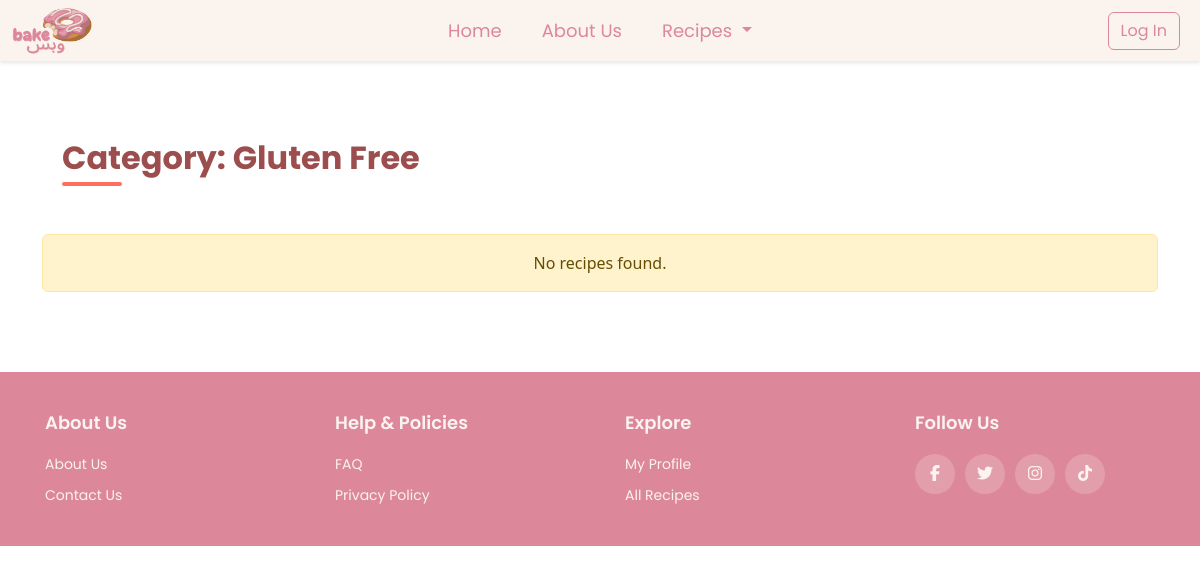
The page /recipes.php?category=gluten-free on the database as committed earlier.
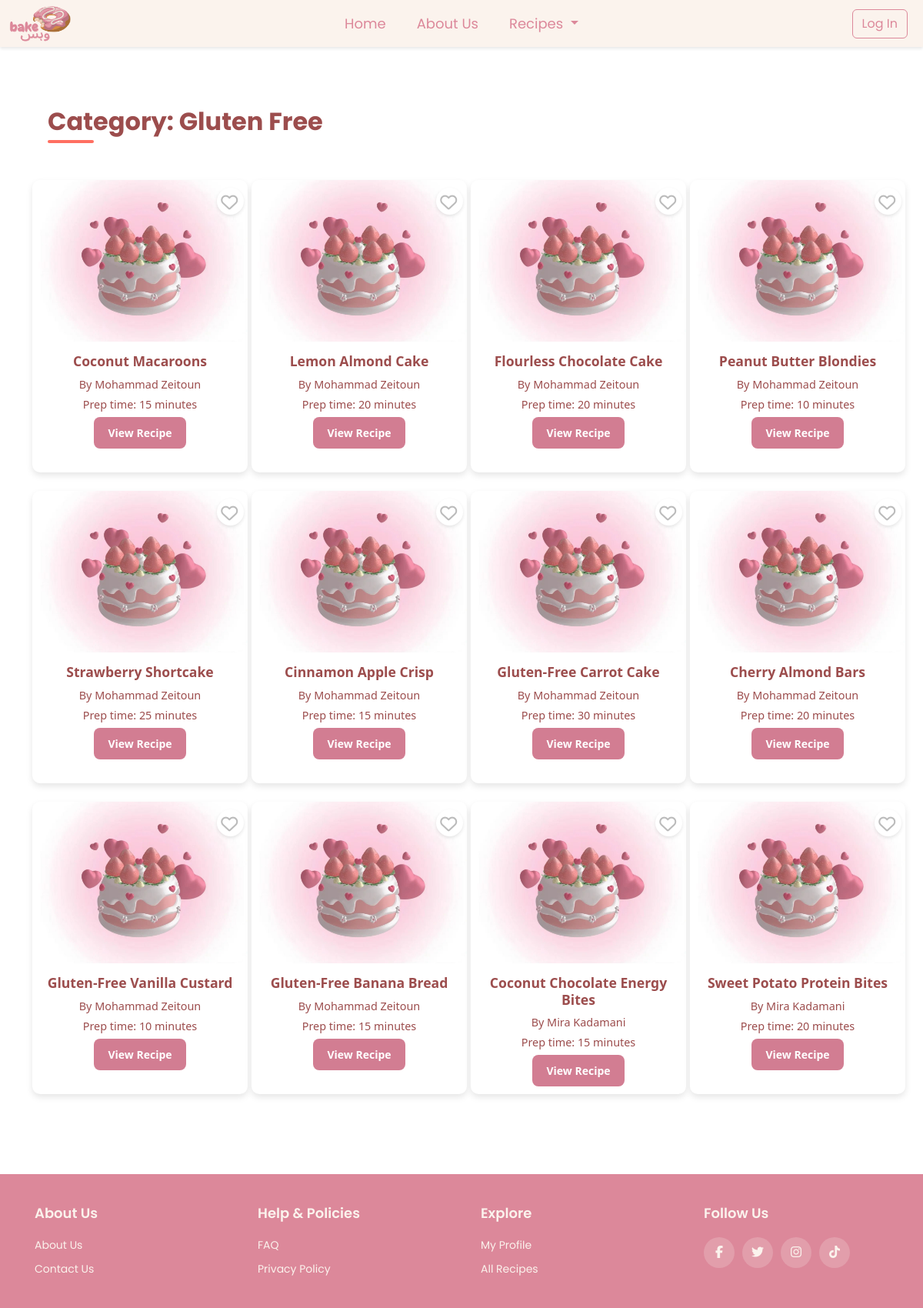
The same page on the database as committed later.
### tables this page shows
CREATE TABLE `recipe` (
  `id` int(11) NOT NULL,
  `name` varchar(255) NOT NULL,
  `description` text DEFAULT NULL,
  `category` varchar(100) NOT NULL,
  `prep_time` int(11) DEFAULT NULL,
  `cook_time` int(11) DEFAULT NULL,
  `servings` int(11) DEFAULT NULL,
  `difficulty` enum('Easy','Medium','Hard') NOT NULL DEFAULT 'Easy',
  `image` varchar(255) DEFAULT NULL,
  `ingredients` text DEFAULT NULL,
  `steps` text DEFAULT NULL,
  `user` varchar(255) DEFAULT NULL,
  `created_at` timestamp NOT NULL DEFAULT current_timestamp(),
  `user_id` int(11) NOT NULL
);

### recipes.php (the view, shortened to what this page needs)
<?php
require_once 'config.php';
$isLoggedIn = isset($_SESSION['user_id']);
$query = "SELECT * FROM recipe";
$params = [];
if (isset($_GET['search'])) {
    $query .= " WHERE name LIKE :search";
    $params[':search'] = '%' . $_GET['search'] . '%';
} elseif (isset($_GET['category'])) {
    $query .= " WHERE category LIKE :category";
    $params[':category'] = '%' . $_GET['category'] . '%';
}
$stmt = $con->prepare($query);
$stmt->execute($params);
$recipes = $stmt->fetchAll(PDO::FETCH_ASSOC);
?>
<!DOCTYPE html>
<html lang="en">
<head>
    <link rel="stylesheet" href="https://cdnjs.cloudflare.com/ajax/libs/font-awesome/6.4.2/css/all.min.css">
    <link href="https://cdn.jsdelivr.net/npm/bootstrap@5.3.2/dist/css/bootstrap.min.css" rel="stylesheet">
</head>
<body>
<nav class="navbar custom-navbar sticky-top">
    <div class="container-fluid">
        <a class="navbar-brand" href="index.php">
            <img src="images/final.png" alt="Website Logo" width="80" height="50" class="d-inline-block align-text-top">
        </a>
        <ul class="navbar-nav d-flex flex-row">
            <li class="nav-item me-3">
                <a class="nav-link" href="index.php">Home</a>
            </li>
            <li class="nav-item me-3">
                <a class="nav-link" href="about us.html">About Us</a>
            </li>
            <li class="nav-item dropdown me-3">
                <a class="nav-link dropdown-toggle" href="#" role="button" data-bs-toggle="dropdown" aria-expanded="false">
                    Recipes
                </a>
            </li>
        </ul>
        <div class="d-flex">
            <?php if (!$isLoggedIn): ?>
                <button class="btn btn-outline-danger me-2" onclick="window.location.href='login.php'">Log In</button>
            <?php endif; ?>
        </div>
    </div>
</nav>
<div class="container mt-5">
    <h2 class="category-title text-center mb-5">
        <?php
        if (isset($_GET['search'])) {
            echo "Search Results for: " . htmlspecialchars($_GET['search']);
        } elseif (isset($_GET['category'])) {
            echo "Category: " . htmlspecialchars(ucwords(str_replace('-', ' ', $_GET['category'])));
        } else {
            echo "All Recipes";
        }
        ?>
    </h2>
    <?php if (count($recipes) > 0): ?>
        <div class="row">
            <?php foreach ($recipes as $recipe): ?>
                <div class="col-lg-3 col-md-4 col-sm-6 mb-4">
                    <div class="recipe-card">
                        <div class="favorite-container">
                            <span class="favorite-icon"><i class="fa-regular fa-heart"></i></span>
                        </div>
                        <img src="images/<?= htmlspecialchars($recipe['image']) ?>" alt="<?= htmlspecialchars($recipe['name']) ?>">
                        <div class="card-body">
                            <h5><?= htmlspecialchars($recipe['name']) ?></h5>
                            <p>By <?= htmlspecialchars($recipe['user']) ?></p>
                            <p>Prep time: <?= htmlspecialchars($recipe['prep_time']) ?> minutes</p>
                            <a href="#" class="btn-pink">View Recipe</a>
                        </div>
                    </div>
                </div>
            <?php endforeach; ?>
        </div>
    <?php else: ?>
        <div class="alert alert-warning text-center">
            No recipes found.
        </div>
    <?php endif; ?>
</div>
<footer class="footer">
    <div class="container">
        <div class="row">
            <div class="footer-col">
                <h4>About Us</h4>
                <ul>
                    <li><a href="about us.html">About us</a></li>
                    <li><a href="contactUs.php">Contact us</a></li>
                </ul>
            </div>
            <div class="footer-col">
                <h4>Help & Policies</h4>
                <ul>
                    <li><a href="faqpage.html">FAQ</a></li>
                    <li><a href="privacy.html">Privacy Policy</a></li>
                </ul>
            </div>
            <div class="footer-col">
                <h4>Explore</h4>
                <ul>
                    <li><a href="profile page.php">My Profile</a></li>
                    <li><a href="recipes.php">All Recipes</a></li>
                </ul>
            </div>
            <div class="footer-col">
                <h4>Follow Us</h4>
                <div class="social-links">
                    <a href="#"><i class="fab fa-facebook-f"></i></a>
                    <a href="#"><i class="fab fa-twitter"></i></a>
                    <a href="#"><i class="fab fa-instagram"></i></a>
                    <a href="#"><i class="fab fa-tiktok"></i></a>
                </div>
            </div>
        </div>
    </div>
</footer>
</body>
</html>

### recipes.php (style rules this page uses)
.custom-navbar { font-family: 'Poppins', sans-serif; font-size: 20px; background-color: #fbf3ed !important; box-shadow: 0 2px 4px rgba(0, 0, 0, 0.1); z-index: 1000; padding: 0; }
.custom-navbar.sticky-top { position: sticky; top: 0; }
.custom-navbar .navbar-nav .nav-link { color: #dc889a !important; font-size: 18px; padding: 8px 12px; transition: color 0.3s ease; }
.custom-navbar .navbar-brand { color: #dc889a !important; font-size: 18px; margin-left: 0; }
.btn-outline-danger { border-color: #dc889a; color: #dc889a; transition: all 0.3s ease; }
.category-title { font-size: 2rem; font-weight: bold; margin: 30px 0 15px 20px; color: #9c4d4d; position: relative; display: inline-block; font-family: 'Poppins', sans-serif; }
.btn-pink { background-color: #D27D92; border: none; padding: 10px 18px; font-weight: bold; color: white; border-radius: 8px; transition: background-color 0.3s ease-in-out, transform 0.2s ease-in-out; font-size: 14px; display: inline-block; text-align: center; text-decoration: none; }
.category-title::after { content: ""; display: block; width: 60px; height: 4px; background: #FF6F61; margin-top: 5px; border-radius: 2px; }
.recipe-card { position: relative; flex: 0 0 auto; width: 280px; height: 380px; background: #fff; border-radius: 10px; overflow: hidden; box-shadow: 0px 4px 8px rgba(0, 0, 0, 0.1); margin-right: 15px; transform: scale(1); transition: transform 0.3s ease-in-out, box-shadow 0.3s ease-in-out; }
.recipe-card img { width: 100%; height: 210px; object-fit: cover; transition: transform 0.3s ease-in-out; }
.recipe-card .card-body { padding: 15px; text-align: center; position: relative; }
.favorite-container { position: absolute; top: 10px; right: 5px; width: 35px; height: 35px; background: white; border-radius: 50%; display: flex; align-items: center; justify-content: center; box-shadow: 0px 2px 4px rgba(0, 0, 0, 0.1); cursor: pointer; transition: background-color 0.3s ease-in-out; z-index: 10; pointer-events: auto; }
.favorite-icon { font-size: 18px; color: #bbb; transition: color 0.3s ease-in-out, transform 0.2s ease-in-out; display: flex; align-items: center; justify-content: center; width: 50%; height: 50%; }
.recipe-card h5 { font-size: 1.1rem; font-weight: bold; color: #9c4d4d; }
.recipe-card p { font-size: 0.9rem; color: #9c4d4d;; margin-bottom: 5px; }
.favorite-icon { position: absolute; top: 10px; right: 10px; font-size: 22px; color: #bbb; cursor: pointer; transition: color 0.3s ease-in-out; }
.footer { background-color: #dc889a; padding: 40px 0; font-family: 'Poppins', sans-serif; margin-top: 80px; color: #fbf3ed; }
.footer .container { background-color: #dc889a; max-width: 1170px; margin: auto; padding: 0 15px; box-shadow: none; border: none; }
.footer .row { display: flex; flex-wrap: wrap; justify-content: space-between; gap: 20px; margin: 0; padding: 0; }
.footer-col { flex: 1; min-width: 200px; padding: 0 15px; }
.footer-col h4 { font-size: 18px; color: #fbf3ed; text-transform: capitalize; margin-bottom: 20px; font-weight: 600; position: relative; }
.footer-col h4::before { content: ''; position: absolute; left: 0; bottom: -10px; background-color: #dc889a; height: 2px; box-sizing: border-box; width: 50px; }
.footer-col ul { list-style: none; padding-left: 0; margin: 0; }
.footer-col ul li:not(:last-child) { margin-bottom: 10px; }
.footer-col ul li a { font-size: 14px; text-transform: capitalize; color: #fbf3ed; text-decoration: none; font-weight: 400; display: block; transition: all 0.3s ease; }
.footer-col .social-links { display: flex; gap: 10px; }
.footer-col .social-links a { display: inline-block; height: 40px; width: 40px; background-color: rgba(251, 243, 237, 0.2); text-align: center; line-height: 40px; border-radius: 50%; color: #fbf3ed; transition: all 0.5s ease; }

Rows that differ between the two databases and show on the page:
added recipe: image (placeholder picture), name "Coconut Macaroons", user "Mohammad Zeitoun", prep_time "15"
added recipe: image (placeholder picture), name "Lemon Almond Cake", user "Mohammad Zeitoun", prep_time "20"
added recipe: image (placeholder picture), name "Flourless Chocolate Cake", user "Mohammad Zeitoun", prep_time "20"
added recipe: image (placeholder picture), name "Peanut Butter Blondies", user "Mohammad Zeitoun", prep_time "10"
added recipe: image (placeholder picture), name "Strawberry Shortcake", user "Mohammad Zeitoun", prep_time "25"
added recipe: image (placeholder picture), name "Cinnamon Apple Crisp", user "Mohammad Zeitoun", prep_time "15"
added recipe: image (placeholder picture), name "Gluten-Free Carrot Cake", user "Mohammad Zeitoun", prep_time "30"
added recipe: image (placeholder picture), name "Cherry Almond Bars", user "Mohammad Zeitoun", prep_time "20"
added recipe: image (placeholder picture), name "Gluten-Free Vanilla Custard", user "Mohammad Zeitoun", prep_time "10"
added recipe: image (placeholder picture), name "Gluten-Free Banana Bread", user "Mohammad Zeitoun", prep_time "15"
added recipe: image (placeholder picture), name "Coconut Chocolate Energy Bites", user "Mira Kadamani", prep_time "15"
added recipe: image (placeholder picture), name "Sweet Potato Protein Bites", user "Mira Kadamani", prep_time "20"
Other text that changed with them:
text no longer shown: "No recipes found."
